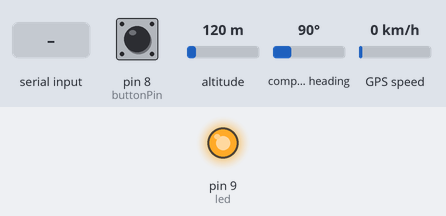
A sketch run on a simulated Arduino Uno, built with avr-gcc and run on an emulated ATmega328P. Shown: output pins drawn as LEDs (lit = HIGH). The test bench sets the inputs (shaded band); at power-on: pin 8 (buttonPin) HIGH, altitude 120 m, compass heading 90°, GPS speed 0 km/h. Storage starts empty; the GPS gets a fix after 3 s at 37.7749, -122.4194 with 8 satellites; what the sketch prints to the serial monitor is not drawn.

Above: at 1.7 s.
1.8 s: "1" received over Serial
At 3.1 s:
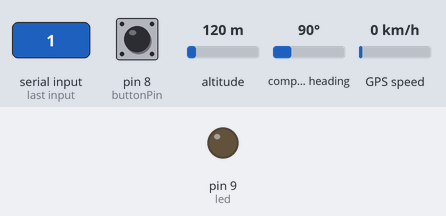
Timing chart, 0 to 4.8 s (numbered marks = the images above; inputs shaded):
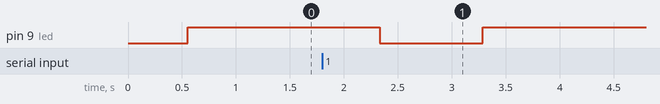

The sketch:

HabDroneCO2V1.2Code.ino
```cpp
// High Altitude Balloon and Drone Data Logger
// This logger collects and stores GPS and CO2 sensor data
// Storage on microSD card
// Written By Aaron Price
// Version 1.2
// October 22 2017
// Based off Full Example by Mikal Hart
#include <TinyGPS++.h>
#include <SoftwareSerial.h>
#include <SPI.h>
#include <SD.h>
//SoftwareSerial K_30_Serial(0,1);

static const int RXPin = 6, TXPin = 7;
static const uint32_t GPSBaud = 9600;
const int buttonPin = 8;
const int led = 9;

// The TinyGPS++ object
TinyGPSPlus gps;

// The serial connection to the GPS device
SoftwareSerial ss(RXPin, TXPin);

File myFile;

byte readCO2[] = {0xFE, 0X44, 0X00, 0X08, 0X02, 0X9F, 0X25};  //Command packet to read Co2 (see app note)
byte response[] = {0,0,0,0,0,0,0};  //create an array to store the response

//multiplier for value. default is 1. set to 3 for K-30 3% and 10 for K-33 ICB
int valMultiplier = 1;
int buttonState = 0;
bool drone = true;
int i = 1;


void setup()
{
  Serial.begin(9600);
  ss.begin(GPSBaud);
  pinMode(led, OUTPUT);
  pinMode(buttonPin, INPUT_PULLUP);
  if (!SD.begin(10)) {
    digitalWrite(led, HIGH); // if SD is not connected, turn on led
    return;
  }
  buttonState = digitalRead(buttonPin);
  if (buttonState == LOW) { //if button pressed set HAB mode
    digitalWrite(led, HIGH);
    delay(200);
    digitalWrite(led, LOW);
    delay(200);
    digitalWrite(led, HIGH);
    delay(200);
    digitalWrite(led, LOW);
    drone = false;
  }
  myFile = SD.open("test.txt", FILE_WRITE);
  if (myFile) {
  myFile.println();
  myFile.println("initialization done.");
  myFile.println(F("High Altitude Balloon and Drone CO2 Logger"));
  myFile.println(F("Version 1.2"));
  myFile.println(F("Based off FullExample Tiny++ GPS by Mikal Hart"));
  myFile.println(F("October 22, 2017"));
  myFile.println(F("By Aaron Price"));
  myFile.println();
  myFile.println(F("Sats HDOP Latitude   Longitude   Fix  Date       Time     Date Alt    Course Speed Card    Chars Sentences Checksum CO2 PPM"));
  myFile.println(F("          (deg)      (deg)       Age                      Age  (m)    --- from GPS ----    RX    RX        Fail"));
  if (drone == false) {

    myFile.println("HAB Mode");
    } else {

      myFile.println("Drone Mode");
      }
  myFile.println(F("---------------------------------------------------------------------------------------------------------------------------------------"));
  sendRequest(readCO2); //58 milliseconds
  unsigned long valCO2 = getValue(response);
  myFile.print("Co2 ppm = ");
  myFile.println(valCO2);


  myFile.close();
  }
}

void loop()
{
  myFile = SD.open("test.txt", FILE_WRITE);

  if (myFile) {
  if (drone == true || i == 30) {
  digitalWrite(led, HIGH);
  printInt(gps.satellites.value(), gps.satellites.isValid(), 5);
  myFile.print(",");
  printInt(gps.hdop.value(), gps.hdop.isValid(), 5);
  myFile.print(",");
  printFloat(gps.location.lat(), gps.location.isValid(), 11, 6);
  myFile.print(",");
  printFloat(gps.location.lng(), gps.location.isValid(), 12, 6);
  myFile.print(",");
  printInt(gps.location.age(), gps.location.isValid(), 5);
  myFile.print(",");
  printDateTime(gps.date, gps.time);
  myFile.print(",");
  printFloat(gps.altitude.meters(), gps.altitude.isValid(), 7, 2);
  myFile.print(",");
  printFloat(gps.course.deg(), gps.course.isValid(), 7, 2);
  myFile.print(",");
  printFloat(gps.speed.kmph(), gps.speed.isValid(), 6, 2);
  myFile.print(",");
  printStr(gps.course.isValid() ? TinyGPSPlus::cardinal(gps.course.deg()) : "*** ", 6);
  myFile.print(",");
  printInt(gps.charsProcessed(), true, 6);
  myFile.print(",");
  printInt(gps.sentencesWithFix(), true, 10);
  myFile.print(",");
  printInt(gps.failedChecksum(), true, 9);
  myFile.print(",");
  sendRequest(readCO2); //58 milliseconds
  unsigned long valCO2 = getValue(response);
  myFile.println(valCO2);
  myFile.print(",");
  myFile.println();

 // sendRequest(readCO2); //58 milliseconds
//  unsigned long valCO2 = getValue(response);
//  myFile.println(valCO2);
//  myFile.print(",");
  i = 1;
  digitalWrite(led, LOW);
  } else {

    i++;
    delay(58);
    }
  smartDelay(942); //Additional sensors may be added
  // Simply subtract the processing time required for sensor
  //from this 942

  if (millis() > 5000 && gps.charsProcessed() < 10)
    myFile.println(F("No GPS data received: check wiring"));

  myFile.close();
  }
}

// This custom version of delay() ensures that the gps object
// is being "fed".
static void smartDelay(unsigned long ms)
{
  unsigned long start = millis();
  do
  {
    while (ss.available())
      gps.encode(ss.read());
  } while (millis() - start < ms);
}

static void printFloat(float val, bool valid, int len, int prec)
{
  if (!valid)
  {
    while (len-- > 1)
      myFile.print('*');
    myFile.print(' ');
  }
  else
  {
    myFile.print(val, prec);
    int vi = abs((int)val);
    int flen = prec + (val < 0.0 ? 2 : 1); // . and -
    flen += vi >= 1000 ? 4 : vi >= 100 ? 3 : vi >= 10 ? 2 : 1;
    for (int i=flen; i<len; ++i)
      myFile.print(' ');
  }
  smartDelay(0);
}

static void printInt(unsigned long val, bool valid, int len)
{
  char sz[32] = "*****************";
  if (valid)
    sprintf(sz, "%ld", val);
  sz[len] = 0;
  for (int i=strlen(sz); i<len; ++i)
    sz[i] = ' ';
  if (len > 0)
    sz[len-1] = ' ';
  myFile.print(sz);
  smartDelay(0);
}

static void printDateTime(TinyGPSDate &d, TinyGPSTime &t)
{
  if (!d.isValid())
  {
    myFile.print(F("********** "));
  }
  else
  {
    char sz[32];
    sprintf(sz, "%02d/%02d/%02d ", d.month(), d.day(), d.year());
    myFile.print(sz);
  }

  if (!t.isValid())
  {
    myFile.print(F("******** "));
  }
  else
  {
    char sz[32];
    sprintf(sz, "%02d:%02d:%02d ", t.hour(), t.minute(), t.second());
    myFile.print(sz);
  }

  printInt(d.age(), d.isValid(), 5);
  smartDelay(0);
}

static void printStr(const char *str, int len)
{
  int slen = strlen(str);
  for (int i=0; i<len; ++i)
    myFile.print(i<slen ? str[i] : ' ');
  smartDelay(0);
}

void sendRequest(byte packet[])
{
  while(!Serial.available())  //keep sending request until we start to get a response
  {
    Serial.write(readCO2,7);
    delay(50);
  }

  int timeout=0;  //set a timeoute counter
  while(Serial.available() < 7 ) //Wait to get a 7 byte response
  {
    timeout++;
    if(timeout > 10)    //if it takes to long there was probably an error
      {
        while(Serial.available())  //flush whatever we have
          Serial.read();

          break;                        //exit and try again
      }
      delay(50);
  }

  for (int i=0; i < 7; i++)
  {
    response[i] = Serial.read();
  }
}

unsigned long getValue(byte packet[])
{
    int high = packet[3];                        //high byte for value is 4th byte in packet in the packet
    int low = packet[4];                         //low byte for value is 5th byte in the packet


    unsigned long val = high*256 + low;                //Combine high byte and low byte with this formula to get value
    return val* valMultiplier;
}
```

Measured:
- after the input at 1.8 s, pin 9 (led): HIGH → LOW after 0.53 s, → HIGH 0.95 s later
